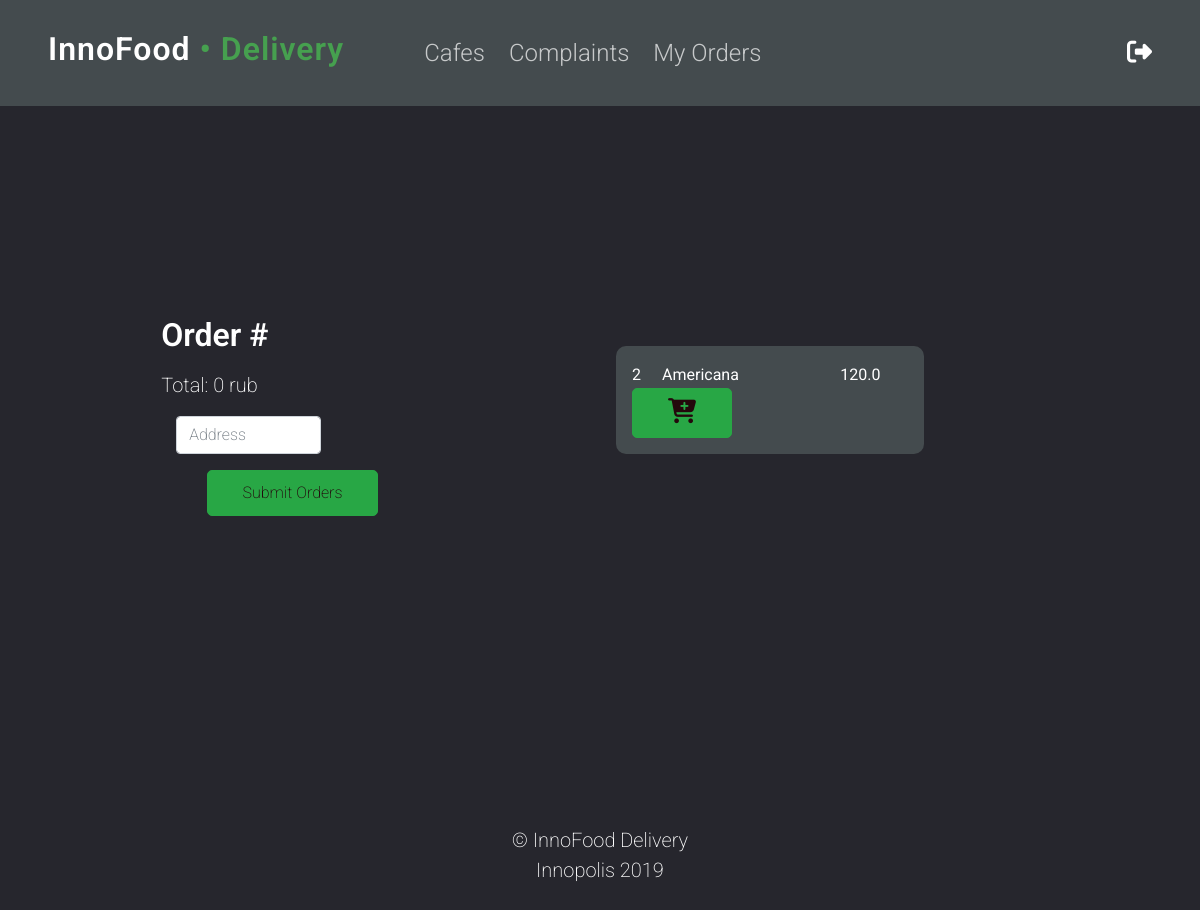
/cafes/1/ (signed in), run on an earlier commit of the app's database.
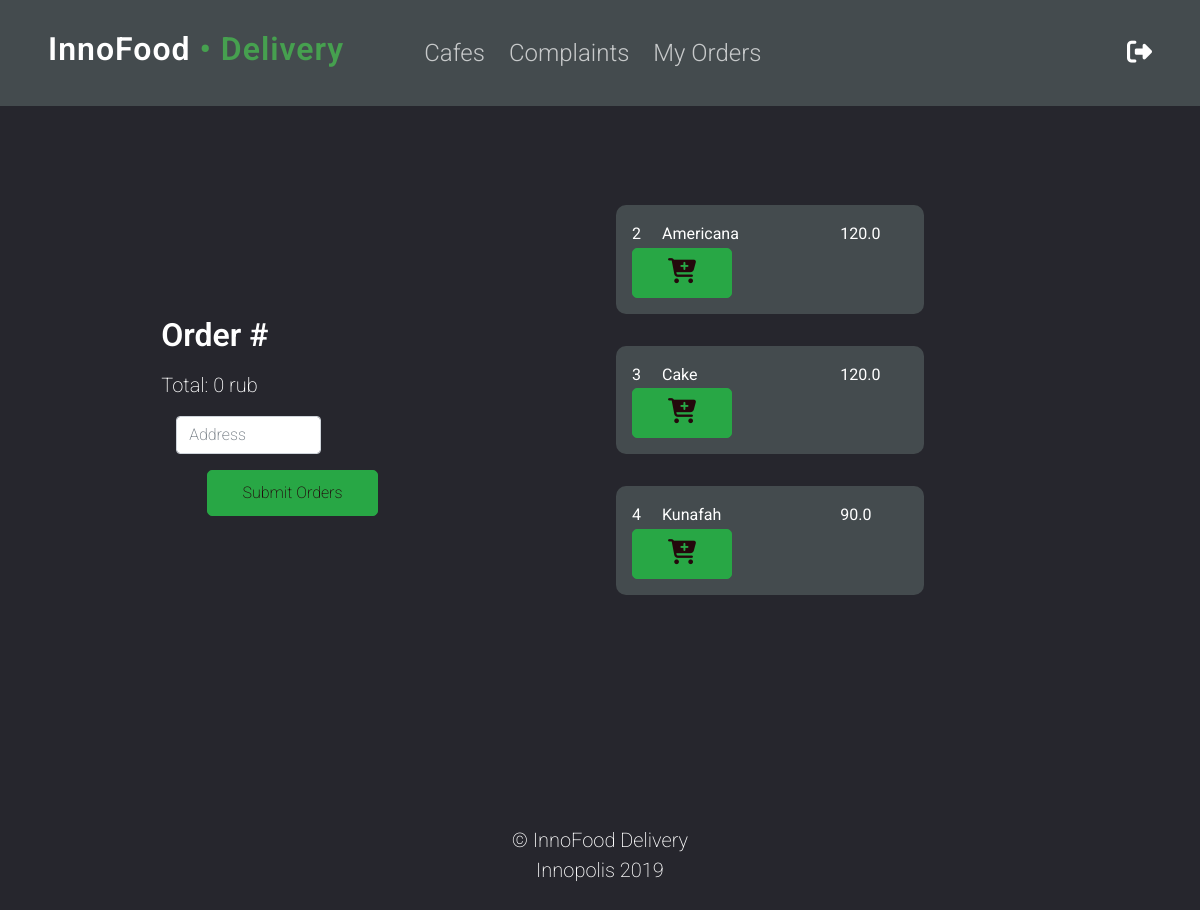
And on a later commit of the database.
### core/models.py (models this page shows, shortened)
class Dish(models.Model):
    name = models.CharField(max_length=100)
    price = models.FloatField(default=0)
    visible = models.BooleanField(default=True)
    in_menu = models.BooleanField(default=True)
    cafe = models.ForeignKey(Cafe, on_delete=models.CASCADE)

### core/views.py (the view, shortened to what this page needs)
# urls.py: path('cafes/<int:id>/', views.DishListView.as_view(), name='dishes'),
class DishListView(ListView):
    model = Dish
    template_name = 'core/dishes.html'
    def get_queryset(self):
        print(self.kwargs)
        context = Dish.objects.filter(cafe=self.kwargs['id'])
        return context
    @method_decorator(login_required)
    def dispatch(self, request, *args, **kwargs):
        return super(DishListView, self).dispatch(request, *args, **kwargs)

### core/templates/core/dishes.html (shortened to what this page needs)
{% extends 'core/base.html' %}
{% block content %}
<div class="container-fluid h-100">
    <div class="row h-100 ">
            <div class="col-md-6 my-auto dish-main">
                <form action="new_order/" method="post">
                <div class="container my-order">
                    <h2>Order #</h2>
                    <p class="total"></p>
                 <div class="form-group my-auto col-lg-8">
                    <input style="color:#000" type="text" class="form-control" name="destination" placeholder="Address">
                </div>
                <div class="dishes-button">
                    <input id="send_selected" type="submit" class="btn btn-success cartSubmit" value="Submit Orders"/>
                </div>
                </div>
                </form>
            </div>
            <div class="col-md-6 my-auto dish-main">
                <div class="row dishesList">
                    {% for dish in object_list %}
                    <div class="col-md-6 dish">
                        <div class="row">
                            <div class="col-md-1 align-self-center dishId">{{dish.id}}</div>
                            <div class="col-md-7 align-self-center dishName">{{dish.name}}</div>
                            <div class="col-md-2 align-self-center price">{{dish.price }}</div>
                            <div class="col-md-2 align-self-center">
                                <button type="button" class="btn btn-success addToCart">
                                    <i class="fa fa-cart-plus"></i>
                                </button>
                            </div>
                        </div>
                    </div>
                    {% endfor %}
                </div>
            </div>
    </div>
</div>
{% endblock %}

What changed in the data, as far as the page shows it:
added Dish: id "3", name "Cake", price "120.0"
added Dish: id "4", name "Kunafah", price "90.0"
